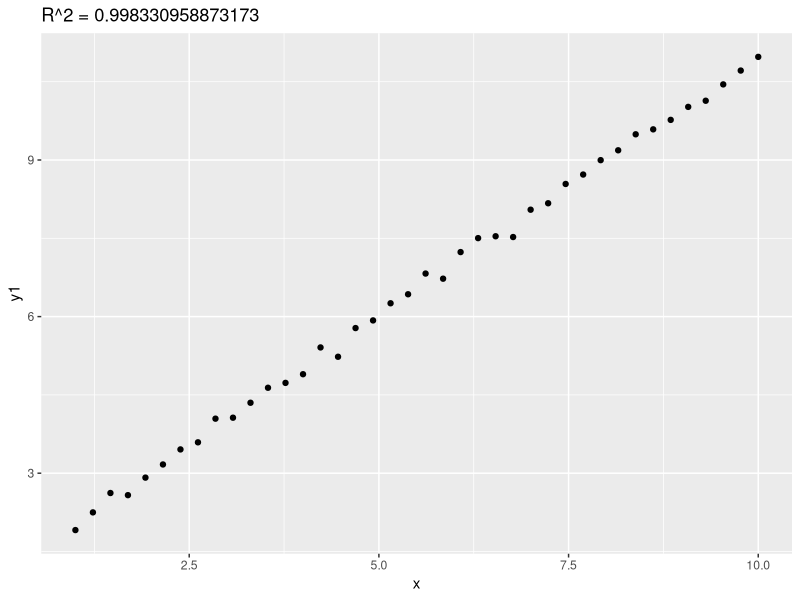
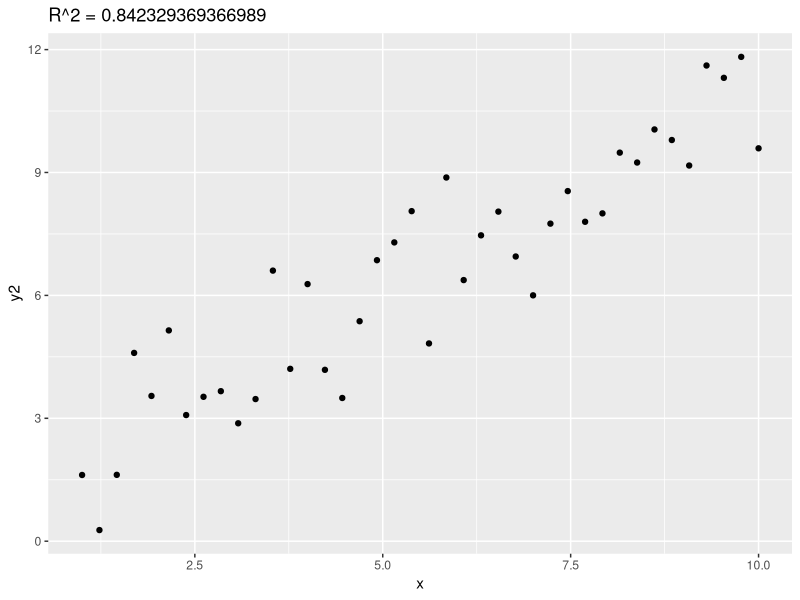
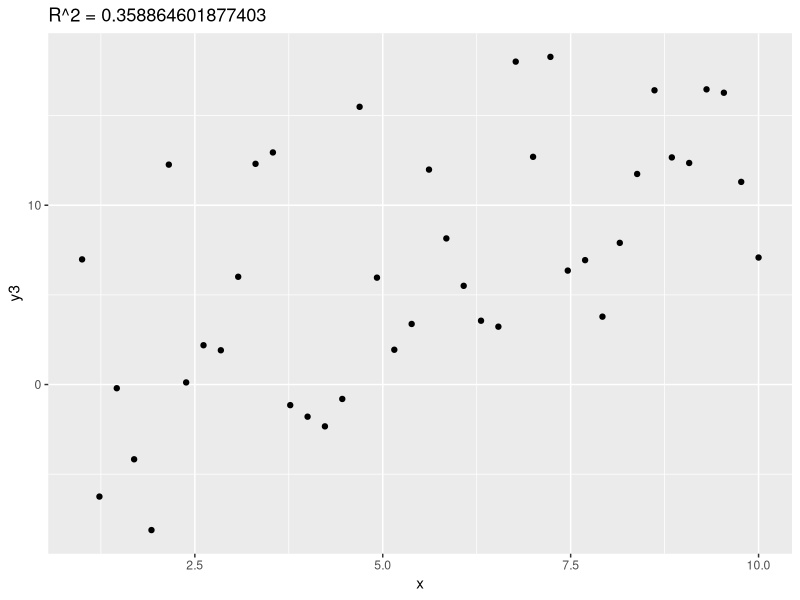
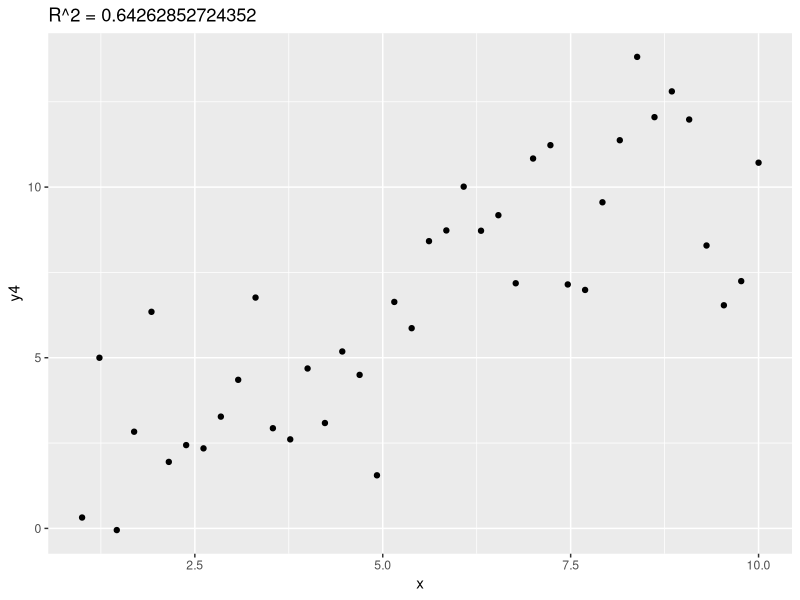
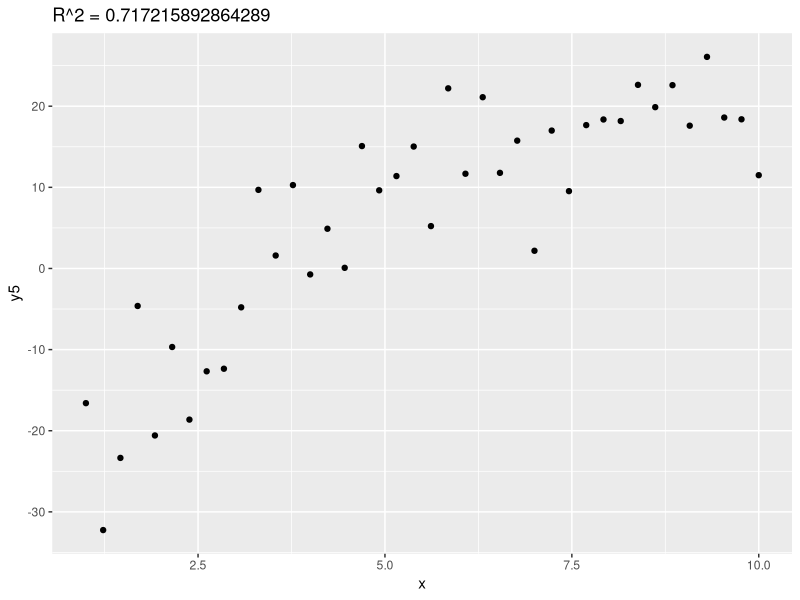

These charts were generated, in order, by the following R code:
## ---- chunk 1
knitr::opts_chunk$set(echo=FALSE)
## ---- chunk 2
library(dplyr)
library(ggplot2)

x <- 1:20/10
sigma <- 3
set.seed(1)
y <- 5 + 2*x + rnorm(length(x), 0, sigma)

regr_data <- data.frame(x=x, y=y)

regr_lm <- lm(y ~ x, regr_data)

summary(regr_lm)
## ---- chunk 3
anova(regr_lm)
## ---- chunk 4
library(dplyr)
rust_level <- function(x) {
  rust <- c("low", "medium", "high")
  if(x < 100) {
    r <- sample(rust, 1, prob=c(0.6, 0.3, 0.1))
  } else if(x < 140) {
    r <- sample(rust, 1, prob=c(0.2, 0.6, 0.2))
  } else {
    r <- sample(rust, 1, prob=c(0.1, 0.3, 0.6))
  }
}

set.seed(1)
n <- 400
error <- rnorm(n, 0, 1)

age <- round(rnorm(n, 120, 20), 0)
max_kpa <- 200 + 50*rbeta(n, 2, 1)
min_kpa <- 400 - max_kpa + rnorm(n,0, 10)
tot_gas <- age*400 + rweibull(n, 2, 10000)
rust <- factor(sapply(age, rust_level), levels=c("low", "medium", "high"), ordered=T)
brand <- factor(sample(c("A", "B"), n, repl=T, prob=c(0.3, 0.7)))
volts <- -10 + 
  0.005 * tot_gas/age + 
  0.02 * max_kpa - 
  0.02 * min_kpa + 
  0.29 * as.numeric(rust) + 
  0.07 * as.numeric(brand) + 
  error

meters <- data.frame(age, max_kpa, min_kpa, tot_gas, volts, rust, brand)
k_lm <- lm(volts ~ max_kpa, data = meters)
summary(k_lm)
## ---- chunk 5
anova(k_lm)
## ---- chunk 6
library(dplyr)
library(ggplot2)
set.seed(2)
n <- 40
x <- seq(1, 10, length.out = n)
y1 <-  1 + x + rnorm(n, 0, 0.1)
data.frame(x, y1) %>% 
  ggplot(aes(x=x, y=y1)) + geom_point() + labs(title = paste0(expression(R^2), " = ", cor(x, y1)^2))

y2 <- 1 + x + rnorm(n, 0, 1)
data.frame(x, y2) %>% 
  ggplot(aes(x=x, y=y2)) + geom_point() + labs(title = paste0(expression(R^2), " = ", cor(x, y2)^2))

y3 <- 1 + x + rnorm(n, 0, 5)
data.frame(x, y3) %>% 
  ggplot(aes(x=x, y=y3)) + geom_point() + labs(title = paste0(expression(R^2), " = ", cor(x, y3)^2))

## ---- chunk 7
set.seed(5)
y4 <- 1 + x + rnorm(n, 0, 2)
data.frame(x, y4) %>% 
  ggplot(aes(x=x, y=y4)) + geom_point() + labs(title = paste0(expression(R^2), " = ", cor(x, y4)^2)) 

y5 <- 20 - (x - 8)^2 + rnorm(n, 0, 8)
data.frame(x, y5) %>% 
  ggplot(aes(x=x, y=y5)) + geom_point() + labs(title = paste0(expression(R^2), " = ", cor(x, y5)^2)) 
